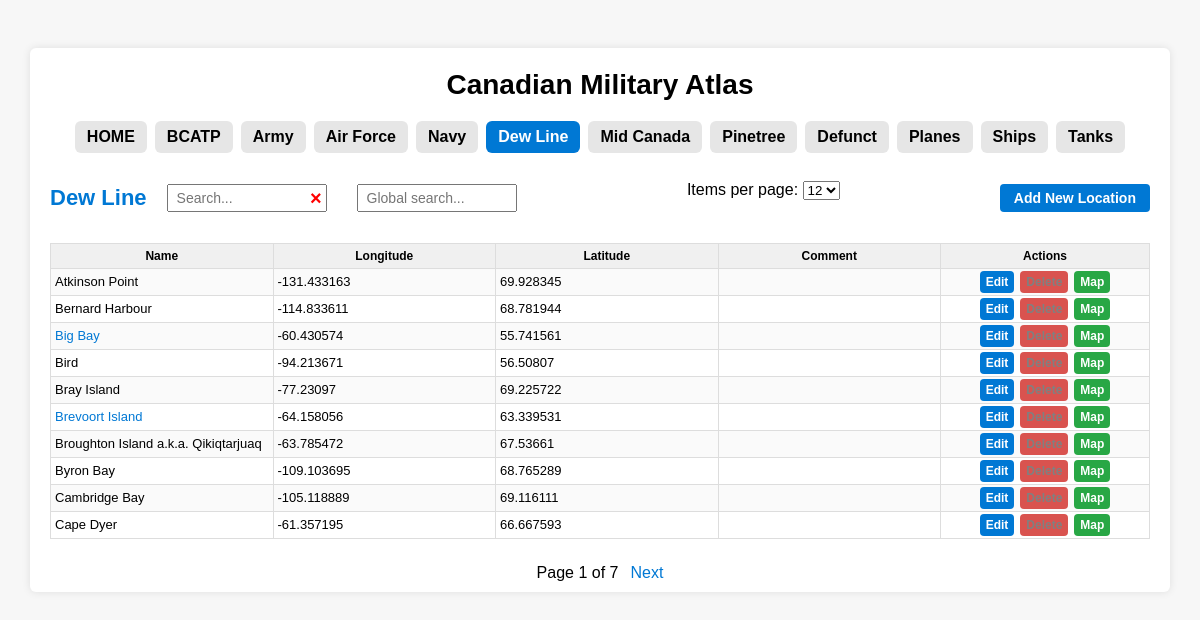
/dewline, run on the app's committed database.
### models.py (models this page shows)
class Dewline(db.Model):
    id = db.Column(db.Integer, primary_key=True)
    name = db.Column(db.String(200))
    longitude = db.Column(db.Float)
    latitude = db.Column(db.Float)
    comment = db.Column(db.String(500))
    wiki = db.Column(db.String(500))

### app.py (the view)
@app.route("/dewline")
def dewline():
    page = request.args.get("page", 1, type=int)
    per_page = request.args.get("per_page", 10, type=int)
    starts = request.args.get("starts", "").strip()
    query = Dewline.query
    if starts:
        query = query.filter(Dewline.name.ilike(f"%{starts}%"))
    if per_page == 0:
        rows = query.order_by(Dewline.name).all()
        total_pages = 1
        pagination = None
    else:
        pagination = db.paginate(
            query.order_by(Dewline.name), page=page, per_page=per_page
        )
        rows = pagination
        total_pages = pagination.pages
    return render_template(
        "dewline.html",
        rows=rows,
        active_tab="dewline",
        starts=starts,
        per_page=per_page,
        total_pages=total_pages,
        pagination=pagination,
    )

### templates/dewline.html (shortened to what this page needs)
﻿{% extends "base.html" %}
{% block content %}
<div class="page-header">
    <div class="header-left">
        <h1>
            <a href="https://en.wikipedia.org/wiki/Distant_Early_Warning_Line"
               target="_blank"
               class="title-link">
                Dew Line
            </a>
        </h1>
        <div class="search-wrapper">
            <input type="text"
                   id="searchBox"
                   class="search-box"
                   placeholder="Search..."
                   value="{{ starts }}"
                   onkeyup="searchByLetter()">
            <span class="clear-btn" onclick="clearSearch()">&times;</span>
        </div>
        <input id="globalSearchBox"
               type="text"
               class="global-search-box"
               placeholder="Global search..."
               onkeyup="globalSearch()">
    </div>
    <form method="get" id="perPageForm" style="margin-bottom: 15px;">
        <label for="per_page">Items per page:</label>
        <select name="per_page" id="per_page" onchange="this.form.submit()">
            <option value="12" {% if per_page == 12 %}selected{% endif %}>12</option>
        </select>
    </form>
    <button class="add-btn" onclick="openAddModal('dewline')">Add New Location</button>
</div>
<table>
    <tr>
        <th class="name">Name</th>
        <th class="lon">Longitude</th>
        <th class="lat">Latitude</th>
        <th>Comment</th>
        <th class="actions">Actions</th>
    </tr>
    {% set data = rows.items if pagination else rows %}
    {% for row in data %}
    <tr id="row-{{ row.id }}">
        <td class="name">
            {% if row.wiki %}
            <a href="{{ row.wiki }}" target="_blank">{{ row.name }}</a>
            {% else %}
            {{ row.name }}
            {% endif %}
        </td>
        <td class="lon">{{ row.longitude }}</td>
        <td class="lat">{{ row.latitude }}</td>
        <td>{{ row.comment }}</td>
        <td class="actions">
            <div class="action-buttons">
                <a href="#"
                   class="action-btn edit-btn"
                   onclick="openEditModal('/dewline/edit/{{ row.id }}'); return false;">
                    Edit
                </a>
                <a href="#"
                   class="action-btn delete-btn disabled"
                   onclick="confirmDelete('/delete/dewline/{{ row.id }}'); return false;">
                </a>
                <a href="#"
                   class="action-btn map-btn"
                   onclick="openMap('{{ row.latitude }}', '{{ row.longitude }}'); return false;">
                    Map
                </a>
            </div>
        </td>
    </tr>
    {% endfor %}
</table>
{% if pagination %}
<div class="pagination">
    <span>Page {{ pagination.page }} of {{ total_pages }}</span>
    {% if pagination.has_next %}
    <a href="?page={{ pagination.next_num }}&per_page={{ per_page }}&starts={{ starts }}">Next</a>
    {% endif %}
</div>
{% endif %}
{% endblock %}

### templates/base.html (style rules this page uses)
body { font-family: Arial, sans-serif; background: #f7f7f7; margin: 0; padding: 20px; }
h1 { font-size: 22px; margin-bottom: 10px; }
.page-header { display: flex; align-items: center; justify-content: space-between; height: 90px; }
.header-left { display: flex; align-items: center; gap: 20px; }
.page-header h1 { margin: 0; font-weight: 600; white-space: nowrap; }
.search-wrapper { position: relative; display: inline-block; }
.search-box, .global-search-box { width: 160px; padding: 4px 30px 4px 8px; font-size: 14px; height: 28px; box-sizing: border-box; margin-right: 10px; }
.clear-btn { position: absolute; right: 15px; top: 50%; transform: translateY(-50%); font-size: 20px; color: red; cursor: pointer; user-select: none; font-weight: 900; line-height: 1; }
table { width: 100%; border-collapse: collapse; table-layout: fixed; word-wrap: break-word; margin-bottom: 20px; }
th, td { border: 1px solid #ddd; padding: 2px 4px; font-size: 13px; line-height: 1.5; }
th { background: #f0f0f0; font-size: 12px; font-weight: 600; padding: 3px 4px; }
tr:nth-child(even) { background: #fafafa; }
th.actions, td.actions { width: 200px; text-align: center; }
.action-buttons { display: flex; justify-content: center; gap: 6px; }
.action-buttons .action-btn { padding: 2px 6px; font-size: 12px; }
.add-btn, .edit-btn, .delete-btn, .map-btn { padding: 6px 14px; border-radius: 4px; font-size: 14px; font-weight: bold; cursor: pointer; border: none; }
.add-btn { background: #0078d4; color: white; }
.edit-btn { background: #0078d4; color: white; }
.delete-btn { background: #d9534f; color: white; }
.map-btn { background: #28a745; color: white; }
a { color: #0078d4; text-decoration: none; }
.pagination { width: 100%; display: flex; justify-content: center; align-items: center; margin-top: 25px; gap: 12px; }
.action-btn.disabled { pointer-events: none; color: gray; cursor: default; }

### data on the page
Dewline: name "Atkinson Point", longitude "-131.433163", latitude "69.928345"
Dewline: name "Bernard Harbour", longitude "-114.833611", latitude "68.781944"
Dewline: name "Big Bay", longitude "-60.430574", latitude "55.741561"
Dewline: name "Bird", longitude "-94.213671", latitude "56.50807"
Dewline: name "Bray Island", longitude "-77.23097", latitude "69.225722"
Dewline: name "Brevoort Island", longitude "-64.158056", latitude "63.339531"
Dewline: name "Broughton Island a.k.a. Qikiqtarjuaq", longitude "-63.785472", latitude "67.53661"
Dewline: name "Byron Bay", longitude "-109.103695", latitude "68.765289"
Dewline: name "Cambridge Bay", longitude "-105.118889", latitude "69.116111"
Dewline: name "Cape Dyer", longitude "-61.357195", latitude "66.667593"

### other printed values
{{ pagination.page }} "1"
{{ total_pages }} "7"
